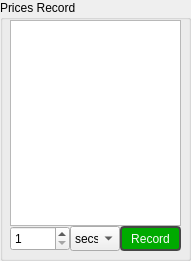
   <widget class="QGroupBox" name="groupBox_5">
    <property name="geometry">
     <rect>
      <x>10</x>
      <y>360</y>
      <width>191</width>
      <height>261</height>
     </rect>
    </property>
    <property name="title">
     <string>Prices Record</string>
    </property>
    <widget class="QWidget" name="gridLayoutWidget">
     <property name="geometry">
      <rect>
       <x>10</x>
       <y>20</y>
       <width>171</width>
       <height>231</height>
      </rect>
     </property>
     <layout class="QGridLayout" name="gridLayout_9">
      <property name="spacing">
       <number>0</number>
      </property>
      <item row="1" column="1">
       <widget class="QComboBox" name="timeComboBox">
        <property name="sizePolicy">
         <sizepolicy hsizetype="Preferred" vsizetype="Preferred">
          <horstretch>0</horstretch>
          <verstretch>0</verstretch>
         </sizepolicy>
        </property>
        <property name="maximumSize">
         <size>
          <width>50</width>
          <height>16777215</height>
         </size>
        </property>
        <item>
         <property name="text">
          <string>secs</string>
         </property>
        </item>
        <item>
         <property name="text">
          <string>mins</string>
         </property>
        </item>
        <item>
         <property name="text">
          <string>hrs</string>
         </property>
        </item>
       </widget>
      </item>
      <item row="1" column="0">
       <widget class="QSpinBox" name="timeSpinBox">
        <property name="sizePolicy">
         <sizepolicy hsizetype="Preferred" vsizetype="Preferred">
          <horstretch>0</horstretch>
          <verstretch>0</verstretch>
         </sizepolicy>
        </property>
        <property name="minimum">
         <number>1</number>
        </property>
       </widget>
      </item>
      <item row="1" column="2">
       <widget class="QPushButton" name="recordButton">
        <property name="sizePolicy">
         <sizepolicy hsizetype="Preferred" vsizetype="Preferred">
          <horstretch>0</horstretch>
          <verstretch>0</verstretch>
         </sizepolicy>
        </property>
        <property name="minimumSize">
         <size>
          <width>60</width>
          <height>25</height>
         </size>
        </property>
        <property name="layoutDirection">
         <enum>Qt::LeftToRight</enum>
        </property>
        <property name="styleSheet">
         <string notr="true">QPushButton {
    background-color: rgb(0, 170, 0);
	color: rgb(250, 250, 250);
	border-style: outset;
	border: 2px solid;
	border-color: rgb(70, 70, 70);
	border-radius: 4px;
}

QPushButton:hover {
    background-color: rgb(0, 185, 0);
}

QPushButton:pressed {
	background-color: rgb(0, 145, 0);
}

QPushButton:default {
    background-color: rgb(0, 170, 0);
}

QPushButton:disabled {
	background-color: rgb(100, 100, 100);
}</string>
        </property>
        <property name="text">
         <string>Record</string>
        </property>
       </widget>
      </item>
      <item row="0" column="0" colspan="3">
       <widget class="QListWidget" name="listWidget">
        <property name="sizePolicy">
         <sizepolicy hsizetype="Expanding" vsizetype="Expanding">
          <horstretch>0</horstretch>
          <verstretch>0</verstretch>
         </sizepolicy>
        </property>
        <property name="frameShadow">
         <enum>QFrame::Sunken</enum>
        </property>
        <property name="selectionMode">
         <enum>QAbstractItemView::MultiSelection</enum>
        </property>
        <property name="selectionBehavior">
         <enum>QAbstractItemView::SelectItems</enum>
        </property>
       </widget>
      </item>
     </layout>
    </widget>
   </widget>
